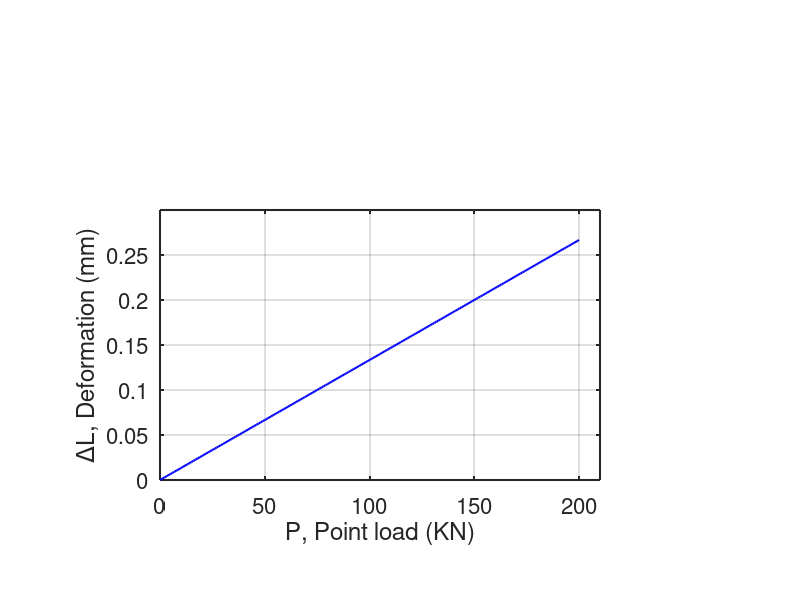

This figure's MATLAB source:
% This code plots the def0rmation of a 
% column under a point load (P)
clc; clear; close all;
set(0,'DefaultAxesFontsize',16);
%
L=3; % length of beam (m);
% P is point load (KN);
E=2.5.*10.^(7); % Young's modulus (KN/m^2); 
A=0.09; % cross section area (m^2);
%
P=0:1:200; % point oad P variations (KN)  
deltaL=(P.*L./(E.*A)).*1000;
% deformation is reported in millimeters
%
subplot('position',[0.2 0.2 0.55 0.45]);
plot(P,deltaL,'b', 'LineWidth',1.5);
xlim([0 210]); ylim([0 0.3]);
xlabel('P, Point load (KN)');
ylabel('\DeltaL, Deformation (mm)');
set(gca,'linewidth',1.5);
grid on;
%
% End of the code %

      


